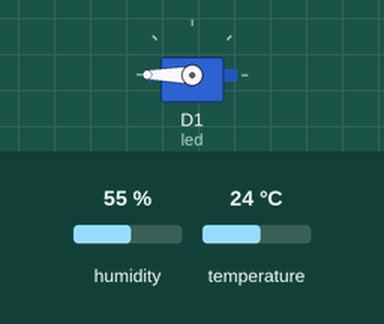
Simulated run of this sketch. Board: ESP8266 (NodeMCU). Parts: servo. Inputs (shaded band) come from the test bench; at power-on: humidity 55 %, temperature 24 °C. WiFi joins after 1.5 s; servers stay silent unless stated; random numbers use the default seed unless the sketch sets one; no MQTT or app messages arrive unless stated; what the sketch prints to the serial monitor is not drawn.

Above: at 2.7 s.
2.8 s: humidity set to 36 %
9.9 s: humidity set to 33 %
At 15.3 s:
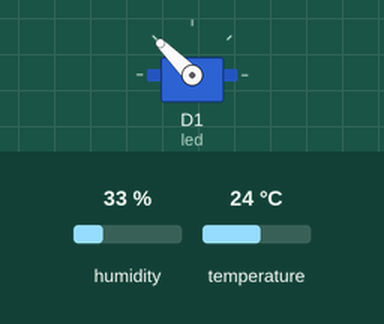
16.4 s: temperature set to 32 °C
22.3 s: temperature set to 35 °C
At 27.7 s:
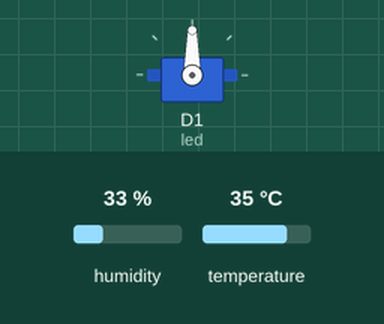
Timing chart, 0 to 29.2 s (numbered marks = the images above; inputs shaded):
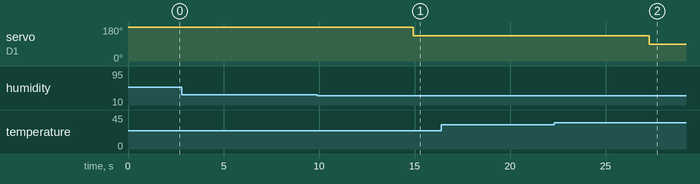

Measured:
- the behaviour switches between 35 and 34 % on humidity (found by bisection; images 0 and 1)
- the behaviour switches between 33 and 34 °C on temperature (found by bisection; images 1 and 2)
- after the input at 2.8 s, every drawn part: stays the same
- after the input at 9.9 s, servo on D1 (led): 180° → 135° after 5.0 s
- after the input at 16.4 s, every drawn part: stays the same
- after the input at 22.3 s, servo on D1 (led): 135° → 90° after 5.0 s

The sketch:

FinalCurrentReading_MQTT_NodeRed.ino
```cpp
#ifdef ESP8266
 #include <ESP8266WiFi.h>
 #include <ESP8266mDNS.h>
 #else
 #include <WiFi.h>
#endif

#include "DHTesp.h"
#include <ArduinoJson.h>
#include <PubSubClient.h>
#include <WiFiClientSecure.h>
#include <WiFiUdp.h>
#include <ArduinoOTA.h>
#include <Servo.h>

float HI = 0;

/** DHT11 sensor Settings ***/
DHTesp dht;

/** LED Settings ***/
const int led = 5; //Set LED pin as GPIO5


/**

/** WiFi Connection Details ***/
const char* ssid = "DN";
const char* password = "1234456778";


/*** MQTT Broker Connection Details ***/
const char* mqtt_server = "8e99ec87801c4813884e2ba4301c2a6e.s2.eu.hivemq.cloud";
const char* mqtt_username = "IOT2023";
const char* mqtt_password = "Iot2023#";
const int mqtt_port =8883;

/** Secure WiFi Connectivity Initialisation ***/
WiFiClientSecure espClient;

/** MQTT Client Initialisation Using WiFi Connection ***/
PubSubClient client(espClient);

unsigned long lastMsg = 0;
#define MSG_BUFFER_SIZE (50)
char msg[MSG_BUFFER_SIZE];

/** root certificate ***/

static const char *root_ca PROGMEM = R"EOF(
-----BEGIN CERTIFICATE-----
MIIFazCCA1OgAwIBAgIRAIIQz7DSQONZRGPgu2OCiwAwDQYJKoZIhvcNAQELBQAw
TzELMAkGA1UEBhMCVVMxKTAnBgNVBAoTIEludGVybmV0IFNlY3VyaXR5IFJlc2Vh
cmNoIEdyb3VwMRUwEwYDVQQDEwxJU1JHIFJvb3QgWDEwHhcNMTUwNjA0MTEwNDM4
WhcNMzUwNjA0MTEwNDM4WjBPMQswCQYDVQQGEwJVUzEpMCcGA1UEChMgSW50ZXJu
ZXQgU2VjdXJpdHkgUmVzZWFyY2ggR3JvdXAxFTATBgNVBAMTDElTUkcgUm9vdCBY
MTCCAiIwDQYJKoZIhvcNAQEBBQADggIPADCCAgoCggIBAK3oJHP0FDfzm54rVygc
h77ct984kIxuPOZXoHj3dcKi/vVqbvYATyjb3miGbESTtrFj/RQSa78f0uoxmyF+
0TM8ukj13Xnfs7j/EvEhmkvBioZxaUpmZmyPfjxwv60pIgbz5MDmgK7iS4+3mX6U
A5/TR5d8mUgjU+g4rk8Kb4Mu0UlXjIB0ttov0DiNewNwIRt18jA8+o+u3dpjq+sW
T8KOEUt+zwvo/7V3LvSye0rgTBIlDHCNAymg4VMk7BPZ7hm/ELNKjD+Jo2FR3qyH
B5T0Y3HsLuJvW5iB4YlcNHlsdu87kGJ55tukmi8mxdAQ4Q7e2RCOFvu396j3x+UC
B5iPNgiV5+I3lg02dZ77DnKxHZu8A/lJBdiB3QW0KtZB6awBdpUKD9jf1b0SHzUv
KBds0pjBqAlkd25HN7rOrFleaJ1/ctaJxQZBKT5ZPt0m9STJEadao0xAH0ahmbWn
OlFuhjuefXKnEgV4We0+UXgVCwOPjdAvBbI+e0ocS3MFEvzG6uBQE3xDk3SzynTn
jh8BCNAw1FtxNrQHusEwMFxIt4I7mKZ9YIqioymCzLq9gwQbooMDQaHWBfEbwrbw
qHyGO0aoSCqI3Haadr8faqU9GY/rOPNk3sgrDQoo//fb4hVC1CLQJ13hef4Y53CI
rU7m2Ys6xt0nUW7/vGT1M0NPAgMBAAGjQjBAMA4GA1UdDwEB/wQEAwIBBjAPBgNV
HRMBAf8EBTADAQH/MB0GA1UdDgQWBBR5tFnme7bl5AFzgAiIyBpY9umbbjANBgkq
hkiG9w0BAQsFAAOCAgEAVR9YqbyyqFDQDLHYGmkgJykIrGF1XIpu+ILlaS/V9lZL
ubhzEFnTIZd+50xx+7LSYK05qAvqFyFWhfFQDlnrzuBZ6brJFe+GnY+EgPbk6ZGQ
3BebYhtF8GaV0nxvwuo77x/Py9auJ/GpsMiu/X1+mvoiBOv/2X/qkSsisRcOj/KK
NFtY2PwByVS5uCbMiogziUwthDyC3+6WVwW6LLv3xLfHTjuCvjHIInNzktHCgKQ5
ORAzI4JMPJ+GslWYHb4phowim57iaztXOoJwTdwJx4nLCgdNbOhdjsnvzqvHu7Ur
TkXWStAmzOVyyghqpZXjFaH3pO3JLF+l+/+sKAIuvtd7u+Nxe5AW0wdeRlN8NwdC
jNPElpzVmbUq4JUagEiuTDkHzsxHpFKVK7q4+63SM1N95R1NbdWhscdCb+ZAJzVc
oyi3B43njTOQ5yOf+1CceWxG1bQVs5ZufpsMljq4Ui0/1lvh+wjChP4kqKOJ2qxq
4RgqsahDYVvTH9w7jXbyLeiNdd8XM2w9U/t7y0Ff/9yi0GE44Za4rF2LN9d11TPA
mRGunUHBcnWEvgJBQl9nJEiU0Zsnvgc/ubhPgXRR4Xq37Z0j4r7g1SgEEzwxA57d
emyPxgcYxn/eR44/KJ4EBs+lVDR3veyJm+kXQ99b21/+jh5Xos1AnX5iItreGCc=
-----END CERTIFICATE-----
)EOF";


/***** Connect to WiFi*****/
void setup_wifi() {
  delay(10);
  Serial.print("\nConnecting to ");
  Serial.println(ssid);

  WiFi.mode(WIFI_STA);
  WiFi.begin(ssid, password);

  while (WiFi.status() != WL_CONNECTED) {
    delay(500);
    Serial.print(".");
  }
  randomSeed(micros());
  Serial.println("\nWiFi connected\nIP address: ");
  Serial.println(WiFi.localIP());
}


/***** Connect to MQTT Broker *****/
void reconnect() {
  // Loop until we're reconnected
  while (!client.connected()) {
    Serial.print("Attempting MQTT connection...");
    String clientId = "clientId-rTgMz8mJms";   // Create a random client ID
    clientId += String(random(0xffff), HEX);
    // Attempt to connect
    if (client.connect(clientId.c_str(), mqtt_username, mqtt_password)) {
      Serial.println("connected");

      client.subscribe("led_state");   // subscribe the topics here

    } else {
      Serial.print("failed, rc=");
      Serial.print(client.state());
      Serial.println(" try again in 5 seconds");   // Wait 5 seconds before retrying
      delay(5000);
    }
  }
}

/** Call back Method for Receiving MQTT messages and Switching LED ***/

void callback(char* topic, byte* payload, unsigned int length) {
  String incommingMessage = "";
  for (int i = 0; i < length; i++) incommingMessage+=(char)payload[i];

  Serial.println("Message arrived ["+String(topic)+"]"+incommingMessage);

  //--- check the incomming message
    if( strcmp(topic,"led_state") == 0){
     if (incommingMessage.equals("1")) digitalWrite(led, HIGH);   // Turn the LED on
     else digitalWrite(led, LOW);  // Turn the LED off
  }

}


/** Method for Publishing MQTT Messages ****/
void publishMessage(const char* topic, String payload , boolean retained){
  if (client.publish(topic, payload.c_str(), true))
      Serial.println("Message publised ["+String(topic)+"]: "+payload);
}


/** Application Initialisation Function****/
void setup() {

  dht.setup(D4, DHTesp::DHT11); //Set up DHT11 sensor
  pinMode(led, OUTPUT); //set up LED
  Serial.begin(9600);
  while (!Serial) delay(1);
  setup_wifi();

  #ifdef ESP8266
    espClient.setInsecure();
  #else
    espClient.setCACert(root_ca);      // enable this line and the the "certificate" code for secure connection
  #endif

  client.setServer(mqtt_server, mqtt_port);
  client.setCallback(callback);
}

void display_heat_index(float HI){
  // Define the ranges of the heat index for the four classifications
    float low_range[2] = {60.0, 80.0};
    float moderate_range[2] = {80.0, 100.0};
    float high_range[2] = {100.0, 120.0};
    float very_high_range[2] = {120.0, 150.0};

    // Set up GPIO pins for servo motor control
    Servo myservo;
    myservo.attach(5);

    // Set the initial position of the servo motor
    myservo.write(0);

    // Determine which classification the heat index falls into and set the servo motor position
    float position;
    if (HI >= low_range[0] && HI < low_range[1]) {
        position = 0;  // Low position (midpoint of low_range)
    }
    else if (HI >= moderate_range[0] && HI < moderate_range[1]) {
        position = 45;  // Moderate position (midpoint of moderate_range)
    }
    else if (HI >= high_range[0] && HI < high_range[1]) {
        position = 90;  // High position (midpoint of high_range)
    }
    else if (HI >= very_high_range[0] && HI <= very_high_range[1]) {
        position = 135;  // Very high position (midpoint of very_high_range)
    }
    else {
        position = 180;  // Very low position (default if HI is outside all ranges)
    }

    // Set the position of the servo motor to the appropriate angle
    myservo.write(position);

    // Wait for a short time to allow the servo motor to move
    delay(100);

    // Stop the servo motor
    myservo.detach();
}

/*** Main Function ******/
void loop() {

  if (!client.connected()) reconnect(); // check if client is connected
  client.loop();

//read DHT11 temperature and humidity reading
  delay(dht.getMinimumSamplingPeriod());
  float humidity = dht.getHumidity();
  float temperature = dht.getTemperature();
    // Check if any reads failed
  if (isnan(temperature) || isnan(humidity)) {
    Serial.println("Failed to read from DHT sensor!");
    return;
  }

   // Calculate Heat Index using the formula you provided
  HI = (-42.379 + 2.04901523 * temperature + 10.14333127 * humidity - 0.22475541 * temperature * humidity
        - 0.00683783 * temperature * temperature - 0.05481717 * humidity * humidity + 0.00122874 * temperature * temperature * humidity
        + 0.00085282 * temperature * humidity * humidity - 0.00000199 * temperature * temperature * humidity * humidity);

  display_heat_index(HI);

  DynamicJsonDocument doc(1024);

  doc["deviceId"] = "NewID";
  doc["siteId"] = "IOT2023";
  doc["humidity"] = humidity;
  doc["temperature"] = temperature;
  doc["HeatIndex"] = HI;

  char mqtt_message[128];
  serializeJson(doc, mqtt_message);

  publishMessage("esp8266_data", mqtt_message, true);

  delay(5000);

}
```
